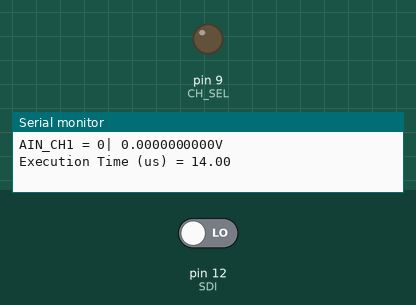
Simulated run of this program. Board: Arduino Pro Mini, built with avr-gcc and run on an emulated ATmega328P. On the bench: output pins drawn as LEDs (lit = HIGH), the last lines printed to the serial monitor. The test bench sets the inputs (shaded band); at power-on: pin 12 (SDI) LOW. Pins used as bus, display or sensor lines are not drawn.

Above: at 2.5 s.
At 7.6 s:
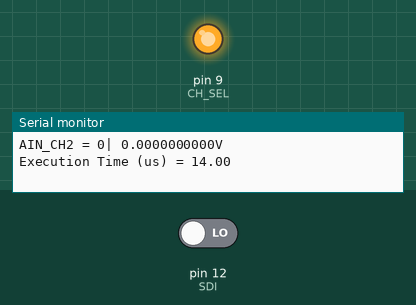
Timing chart, 0 to 13.3 s (numbered marks = the images above):
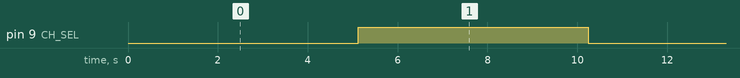

Measured:
- by itself, pin 9 (CH_SEL): alternates HIGH for 5.1 s and LOW for 5.1 s

The program:

main.cpp
```cpp
/*
 * Arduino Mini 3.3V 8MHz bitbanging the 3-wire CIPO connection to the Max19777 to aquire 12b ADC readings
 */

#include <Arduino.h>

#define SCK 13
#define SDI 12
// #define SDO 11 // Not used
#define CS_B 10
#define CH_SEL 9

unsigned long loop_cnt = 0;

#define SAMPLE_CYCLES 16
// Creates a string output of the binary input
void print_binary(uint16_t data_in) {
  for (int16_t binary_idx = SAMPLE_CYCLES-1; binary_idx >= 0; binary_idx--){
    Serial.print("  ");
    Serial.write(bitRead(data_in, binary_idx) ? '1' : '0');
  }
}

// Simple for loop that toggles the clock then inspects the CIPO pin
double bitBangData(uint16_t* _rx_low, uint16_t* _rx_high)  // This function transmit the data via bitbanging
{
  double execution_time_us = 0;
  digitalWrite(SCK, HIGH);
  // delayMicroseconds(1); // t2 > 5ns
  digitalWrite(CS_B, LOW);        // SS low
  // delayMicroseconds(1); // t2 > 5ns

  unsigned long time_start = micros();
  for(int16_t idx = SAMPLE_CYCLES-1; idx >= 2; idx--)
  {
    digitalWrite(SCK, LOW);                   // SCK low
    // delayMicroseconds(1); // t2 > 5ns
    digitalWrite(SCK, HIGH);
    bitWrite((*_rx_high), idx, digitalRead(SDI)); // Capture CIPO
  }
  unsigned long time_end = micros();
  digitalWrite(CS_B, HIGH);
  execution_time_us = (time_end-time_start)/((double)SAMPLE_CYCLES);
  return execution_time_us;        // Return the received data
}

void setup() {
	Serial.begin(9600);

  pinMode(SDI, INPUT);
  pinMode(SCK, OUTPUT);
  pinMode(CS_B, OUTPUT);
  pinMode(CH_SEL, OUTPUT);
  digitalWrite(CS_B, HIGH);
  digitalWrite(CH_SEL, LOW);
}

#define VDD 3.3F
#define BITS_RESOLUTION 12U
void loop() {

  uint16_t rx_low = 0;
  uint16_t rx_high = 0;
  uint16_t rx_high_12b = 0;
  double execution_time_us = 0;

  char a_in_ch[] = "AIN_CH1";

  // Probing each of the Max19777's two channels in turn
  if(loop_cnt%2 == 0){
    strcpy(a_in_ch, "AIN_CH1");
    digitalWrite(CH_SEL, LOW);
  }
  else{
    strcpy(a_in_ch, "AIN_CH2");
    digitalWrite(CH_SEL, HIGH);
  }

  execution_time_us = bitBangData(&rx_low, &rx_high); // data transmission

  // Formatting the data and displaying via serial connection

  //sprintf(char_buffer, "CNT = %0d| 01 02 03 04 05 06 07 08 09 10 11 12 13 14 15 16", (uint16_t) loop_cnt);
  //Serial.println(char_buffer);
  Serial.print("CNT = ");
  if(loop_cnt < 10){
    Serial.print("0");
  }
  Serial.print(loop_cnt);
  Serial.println("|  16 15 14 13 12 11 10 09 08 07 06 05 04 03 02 01");
  rx_high_12b = ((int)rx_high) >> 3U;
  Serial.print(a_in_ch);
  Serial.print(" = ");
  print_binary(rx_high_12b);
  Serial.println("");
  Serial.print(a_in_ch);
  Serial.print(" = ");
  Serial.print(rx_high_12b, DEC);
  Serial.print("| ");
  Serial.print(rx_high_12b*VDD/((double)(2UL<<(BITS_RESOLUTION-1))), DEC);
  Serial.println("V");
  //sprintf(int_outs, "RX_LOW = %0d| RX_HIGH = %0d", rx_low, rx_high);
  //Serial.println(int_outs);
  Serial.print("Execution Time (us) = ");
  Serial.println(execution_time_us);
  Serial.println("");
  loop_cnt++;

  delay(5000);
}
```
